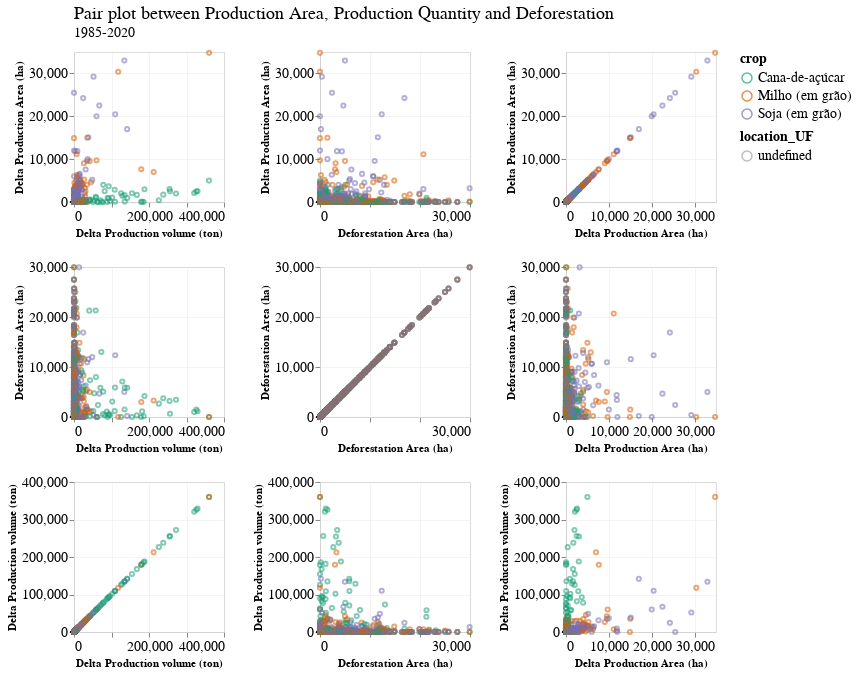

Notebook code cell kept with this figure:
### Code cell
corr_chart = alt.Chart(main_cultures_complete_df).mark_point(size=17).encode(
    alt.X(alt.repeat("column"), type='quantitative'),
    alt.Y(alt.repeat("row"), type='quantitative'),
    color='crop:N',
    opacity='location_UF:N'
).properties(
    width=150,
    height=150
).repeat(
    row=['Delta Production Area (ha)', 'Deforestation Area (ha)', 'Delta Production volume (ton)'],
    column=['Delta Production volume (ton)', 'Deforestation Area (ha)', 'Delta Production Area (ha)']
)


final_chart = corr_chart.properties(
    title=science_theme_title(
        text="Pair plot between Production Area, Production Quantity and Deforestation", 
        subtitle="1985-2020"
    )
).configure_range(
    category={'scheme': 'dark2'}
)

final_chart

### Figure 1 — Vega-Lite specification as saved in the notebook (floating-point values rounded to 4 significant figures; data arrays with more than 128 entries replaced by an {"elided": "..."} marker saying what was removed)
{"config": {"view": {"width": 533.3, "height": 300.0, "fill": "white"}, "title": {"align": "left", "anchor": "start", "frame": "group", "font": "Helvetica Neue", "fontSize": 18, "dy": -2, "subtitleFont": "Helvetica Neue", "subtitleFontSize": 14, "fontWeight": "normal"}, "axis": {"domainColor": "lightGrey", "gridColor": "lightGrey", "gridWidth": 0.25, "titleFont": "Helvetica Neue", "titleFontSize": 11, "labelFont": "Helvetica Neue", "labelFontSize": 14}, "legend": {"layout": {"anchor": "start"}, "labelLimit": 0, "titleFontSize": 14, "titleFont": "Helvetica Neue", "labelFontSize": 14, "labelFont": "Helvetica Neue"}, "header": {"title": null, "titleFont": "Helvetica Neue", "labelFont": "Helvetica Neue", "labelFontSize": 14, "labelPadding": 2}, "range": {"category": {"scheme": "dark2"}}}, "repeat": {"column": ["Delta Production volume (ton)", "Deforestation Area (ha)", "Delta Production Area (ha)"], "row": ["Delta Production Area (ha)", "Deforestation Area (ha)", "Delta Production volume (ton)"]}, "spec": {"data": {"name": "data-dc4cb58630d32d57384da59f751f3fb0"}, "mark": {"type": "point", "size": 17}, "encoding": {"color": {"field": "crop", "type": "nominal"}, "opacity": {"field": "location_UF", "type": "nominal"}, "x": {"field": {"repeat": "column"}, "type": "quantitative"}, "y": {"field": {"repeat": "row"}, "type": "quantitative"}}, "height": 150, "width": 150}, "title": {"align": "left", "anchor": "start", "frame": "group", "font": "Helvetica Neue", "fontSize": 18, "dy": -2, "subtitleFont": "Helvetica Neue", "subtitleFontSize": 14, "fontWeight": "normal", "text": "Pair plot between Production Area, Production Quantity and Deforestation", "subtitle": "1985-2020"}, "$schema": "https://vega.github.io/schema/vega-lite/v4.17.0.json", "datasets": {"data-dc4cb58630d32d57384da59f751f3fb0": {"elided": "1728 records"}}}
